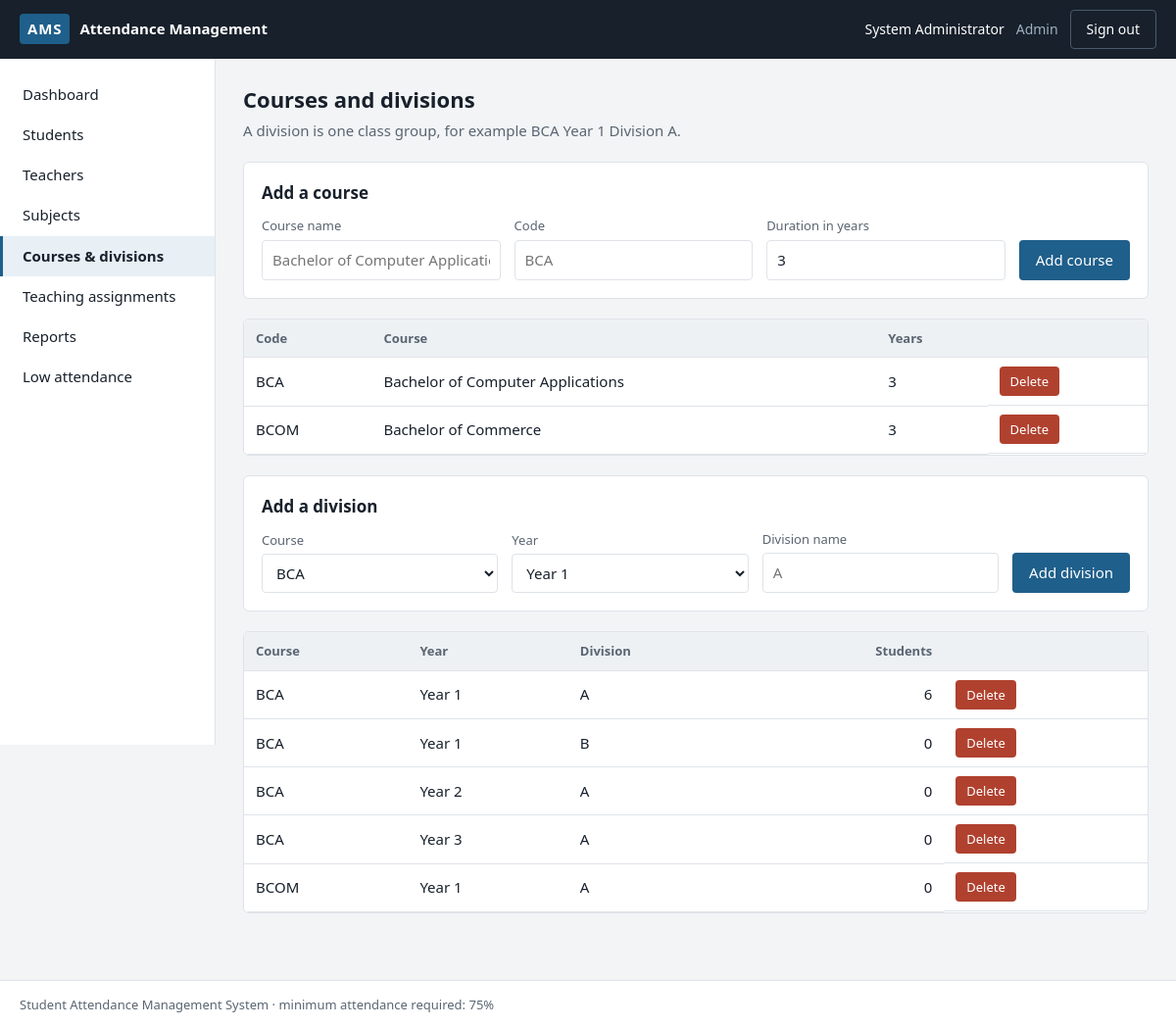
Screenshot of /admin/divisions.php (signed in) with the database file from the repository.
### tables this page shows
CREATE TABLE courses (
    id             INT AUTO_INCREMENT PRIMARY KEY,
    name           VARCHAR(100) NOT NULL,
    code           VARCHAR(20)  NOT NULL UNIQUE,
    duration_years TINYINT NOT NULL DEFAULT 3
);

CREATE TABLE divisions (
    id        INT AUTO_INCREMENT PRIMARY KEY,
    course_id INT NOT NULL,
    year      TINYINT NOT NULL,
    name      VARCHAR(20) NOT NULL,
    UNIQUE KEY uq_division (course_id, year, name),
    FOREIGN KEY (course_id) REFERENCES courses(id) ON DELETE CASCADE
);

### includes/functions.php (called while the page is built, shortened)
<?php
function e($value): string {
    return htmlspecialchars((string) $value, ENT_QUOTES, 'UTF-8');
}

### admin/divisions.php (the view, shortened to what this page needs)
<?php
require_once __DIR__ . '/../includes/bootstrap.php';
$courses   = $pdo->query('SELECT * FROM courses ORDER BY code')->fetchAll();
$divisions = $pdo->query("
    SELECT d.*, c.code AS course,
           (SELECT COUNT(*) FROM students s WHERE s.division_id = d.id) AS student_count
    FROM divisions d JOIN courses c ON c.id = d.course_id
    ORDER BY c.code, d.year, d.name")->fetchAll();
require_once __DIR__ . '/../includes/header.php';
?>
<h1>Courses and divisions</h1>
<p class="sub">A division is one class group, for example BCA Year 1 Division A.</p>
<div class="card">
    <h2 style="margin-top:0">Add a course</h2>
    <form method="post">
        <div class="row">
            <div class="field"><label for="cname">Course name</label>
                <input type="text" id="cname" name="name" required placeholder="Bachelor of Computer Applications"></div>
            <div class="field"><label for="ccode">Code</label>
                <input type="text" id="ccode" name="code" required placeholder="BCA"></div>
            <div class="field"><label for="dur">Duration in years</label>
                <input type="number" id="dur" name="duration_years" min="1" max="6" value="3"></div>
            <div class="field" style="flex:0 0 auto"><button class="btn" type="submit">Add course</button></div>
        </div>
    </form>
</div>
<div class="table-wrap">
<table>
    <thead><tr><th>Code</th><th>Course</th><th>Years</th><th></th></tr></thead>
    <tbody>
    <?php foreach ($courses as $c): ?>
        <tr>
            <td><?= e($c['code']) ?></td>
            <td><?= e($c['name']) ?></td>
            <td><?= (int) $c['duration_years'] ?></td>
            <td class="actions">
                <a class="btn btn-danger btn-sm" href="?delete_course=<?= (int) $c['id'] ?>"
                   onclick="return confirm('Remove this course and its divisions and subjects?')">Delete</a>
            </td>
        </tr>
    <?php endforeach; ?>
    </tbody>
</table>
</div>
<div class="card">
    <h2 style="margin-top:0">Add a division</h2>
    <form method="post">
        <div class="row">
            <div class="field"><label for="course_id">Course</label>
                <select id="course_id" name="course_id" required>
                    <?php foreach ($courses as $c): ?>
                        <option value="<?= (int) $c['id'] ?>"><?= e($c['code']) ?></option>
                    <?php endforeach; ?>
                </select>
            </div>
            <div class="field"><label for="year">Year</label>
                <select id="year" name="year" required>
                    <?php for ($y = 1; $y <= 4; $y++): ?><option value="<?= $y ?>">Year <?= $y ?></option><?php endfor; ?>
                </select>
            </div>
            <div class="field"><label for="div_name">Division name</label>
                <input type="text" id="div_name" name="div_name" required placeholder="A"></div>
            <div class="field" style="flex:0 0 auto"><button class="btn" type="submit">Add division</button></div>
        </div>
    </form>
</div>
<div class="table-wrap">
<table>
    <thead><tr><th>Course</th><th>Year</th><th>Division</th><th class="num">Students</th><th></th></tr></thead>
    <tbody>
    <?php foreach ($divisions as $d): ?>
        <tr>
            <td><?= e($d['course']) ?></td>
            <td>Year <?= (int) $d['year'] ?></td>
            <td><?= e($d['name']) ?></td>
            <td class="num"><?= (int) $d['student_count'] ?></td>
            <td class="actions">
                <a class="btn btn-danger btn-sm" href="?delete_division=<?= (int) $d['id'] ?>"
                   onclick="return confirm('Remove this division?')">Delete</a>
            </td>
        </tr>
    <?php endforeach; ?>
    </tbody>
</table>
</div>
<?php require_once __DIR__ . '/../includes/footer.php'; ?>

### assets/css/style.css (style rules this page uses)
:root { --ink: #17202b; --ink-soft: #5a6572; --line: #dfe3e8; --paper: #f2f4f6; --card: #ffffff; --accent: #1f5f8b; --accent-dim: #e8f0f6; --present: #2e7d5b; --absent: #b0412f; --warn: #b7791f; --radius: 6px; }
* { box-sizing: border-box; }
body { margin: 0; font-family: "Segoe UI", Roboto, "Helvetica Neue", Arial, sans-serif; font-size: 15px; line-height: 1.55; color: var(--ink); background: var(--paper); }
a { color: var(--accent); }
h1 { font-size: 22px; margin: 0 0 4px; }
h2 { font-size: 17px; margin: 28px 0 10px; }
.sub { color: var(--ink-soft); margin: 0 0 20px; }
.card { background: var(--card); border: 1px solid var(--line); border-radius: var(--radius); padding: 18px; margin-bottom: 20px; }
table { width: 100%; border-collapse: collapse; background: var(--card); }
th, td { padding: 9px 12px; text-align: left; border-bottom: 1px solid var(--line); }
th { background: #eef1f4; font-weight: 600; font-size: 13px; color: var(--ink-soft); }
.table-wrap { border: 1px solid var(--line); border-radius: var(--radius); overflow: auto; margin-bottom: 20px; }
td.num, th.num { text-align: right; }
label { display: block; font-size: 13px; color: var(--ink-soft); margin-bottom: 4px; }
input[type=text], input[type=email], input[type=password], input[type=date], input[type=number], select { width: 100%; padding: 8px 10px; border: 1px solid var(--line); border-radius: 4px; font: inherit; background: #fff; color: var(--ink); }
.field { margin-bottom: 14px; }
.row { display: flex; flex-wrap: wrap; gap: 14px; align-items: flex-end; }
.row > .field { flex: 1 1 180px; margin-bottom: 0; }
.btn { display: inline-block; padding: 8px 16px; border: 1px solid transparent; border-radius: 4px; background: var(--accent); color: #fff; font: inherit; cursor: pointer; text-decoration: none; }
.btn-danger { background: var(--absent); }
.btn-sm { padding: 4px 10px; font-size: 13px; }
.actions { display: flex; gap: 8px; align-items: center; }

### rows the page displays
courses: code "BCA", name "Bachelor of Computer Applications", duration_years "3"
courses: code "BCOM", name "Bachelor of Commerce", duration_years "3"
divisions: course.code "BCA", year "1", name "A", student_count "6"
divisions: course.code "BCA", year "1", name "B", student_count "0"
divisions: course.code "BCA", year "2", name "A", student_count "0"
divisions: course.code "BCA", year "3", name "A", student_count "0"
divisions: course.code "BCOM", year "1", name "A", student_count "0"

### other values shown
$_SESSION['name'] "System Administrator"
$role "Admin"
$item[1] "Dashboard"
$item[1] "Students"
$item[1] "Teachers"
$item[1] "Subjects"
$item[1] "Courses & divisions"
$item[1] "Teaching assignments"
$item[1] "Reports"
$item[1] "Low attendance"
MIN_ATTENDANCE "75"
form field course_id "BCA"
